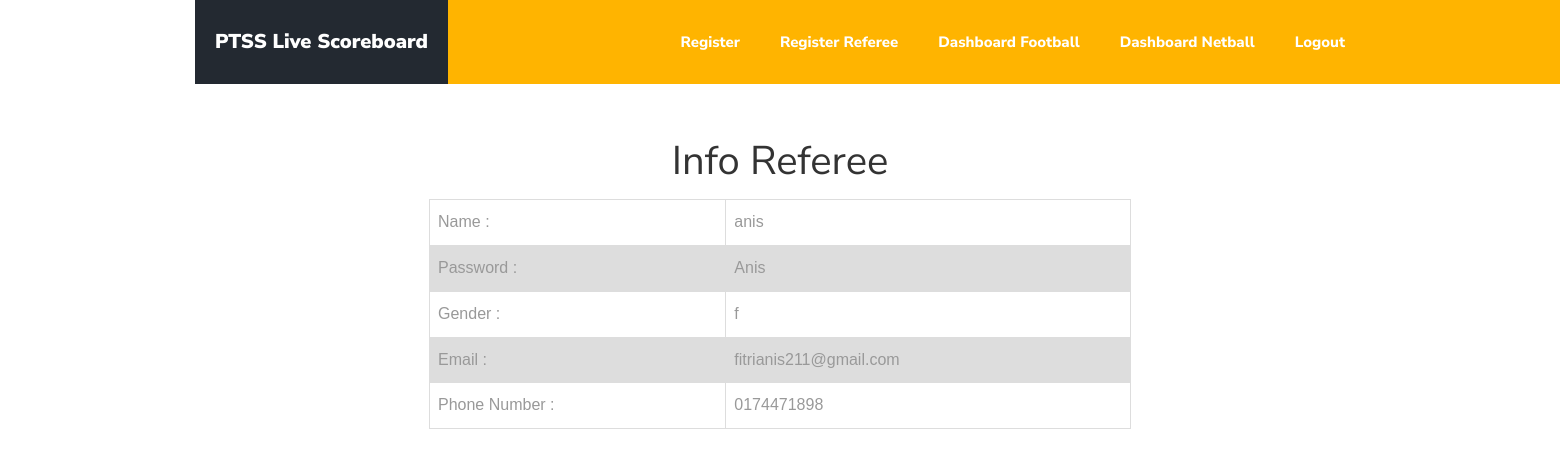
Page /inforef.php?username=anis on the committed database.
### tables this page shows
CREATE TABLE `referee` (
  `username` varchar(50) NOT NULL,
  `password` varchar(50) NOT NULL,
  `gender` varchar(10) NOT NULL,
  `email` varchar(100) NOT NULL,
  `phone` varchar(20) NOT NULL
);

### inforef.php (the view, shortened to what this page needs)
<?php
include("conn.php");
$username = $_GET['username'];
$sql = "SELECT * FROM referee WHERE username = '$username'";
$row = $conn->query($sql)->fetch_object();
?>
<!DOCTYPE html>
<html lang="en">
  <head>
    <link rel="stylesheet" href="css/open-iconic-bootstrap.min.css">
    <link rel="stylesheet" href="css/animate.css">
    <link rel="stylesheet" href="css/owl.carousel.min.css">
    <link rel="stylesheet" href="css/owl.theme.default.min.css">
    <link rel="stylesheet" href="css/magnific-popup.css">
    <link rel="stylesheet" href="css/aos.css">
    <link rel="stylesheet" href="css/ionicons.min.css">
    <link rel="stylesheet" href="css/bootstrap-datepicker.css">
    <link rel="stylesheet" href="css/jquery.timepicker.css">
    <link rel="stylesheet" href="css/flaticon.css">
    <link rel="stylesheet" href="css/icomoon.css">
    <link rel="stylesheet" href="css/style.css">
  </head>
  <body>
	  <nav class="navbar navbar-expand-lg navbar-dark ftco_navbar bg-dark ftco-navbar-light" id="ftco-navbar">
	    <div class="container">
	      <a class="navbar-brand" href="index.html"><span>PTSS Live Scoreboard</span></a>
	      <div class="collapse navbar-collapse" id="ftco-nav">
	        <ul class="navbar-nav ml-auto">
          <li class="nav-item active"><a href="indexreg.php" class="nav-link">Register</a></li>
            <li class="nav-item active"><a href="regref.php" class="nav-link">Register Referee</a></li>
            <li class="nav-item active"><a href="dashboard.php" class="nav-link">Dashboard Football</a></li>
	          <li class="nav-item active"><a href="dashboardnet.php" class="nav-link">Dashboard Netball</a></li>
	          <li class="nav-item active"><a href="index.php" class="nav-link">Logout</a></li>
	        </ul>
	      </div>
	    </div>
	  </nav>
    <div class="container">
      <div class="row no-gutters slider-text align-items-end justify-content-center">
      </div>
      <br /><br /><br /><br />
      <center>
<html>
<body></body>
<h1>Info Referee</h1>
 <form action="insertref.php" method="POST">
  <table>
   <tr>
    <td>Name :</td>
        <td><?php echo $row->username; ?></td>
   </tr>
   <tr>
    <td>Password :</td>
        <td><?php echo $row->password; ?></td>
   </tr>
   <tr>
    <td>Gender :</td>
        <td><?php echo $row->gender; ?></td>
   </tr>
   <tr>
    <td>Email :</td>
        <td><?php echo $row->email; ?></td>
   </tr>
  <tr>
    <td>Phone Number :</td>
        <td><?php echo $row->phone; ?></td>
   </tr>
  </table>
 </form>
</body>
</html></center>
</body>
</html>

### inforef.php (style rules this page uses)
table { font-family: arial, sans-serif; border-collapse: collapse; width: 60%; }
td, th { border: 1px solid #dddddd; text-align: left; padding: 8px; }
tr:nth-child(even) { background-color: #dddddd; }

### rows in the picture
referee: username "anis", password "Anis", gender "f", email "fitrianis211@gmail.com", phone "0174471898"
